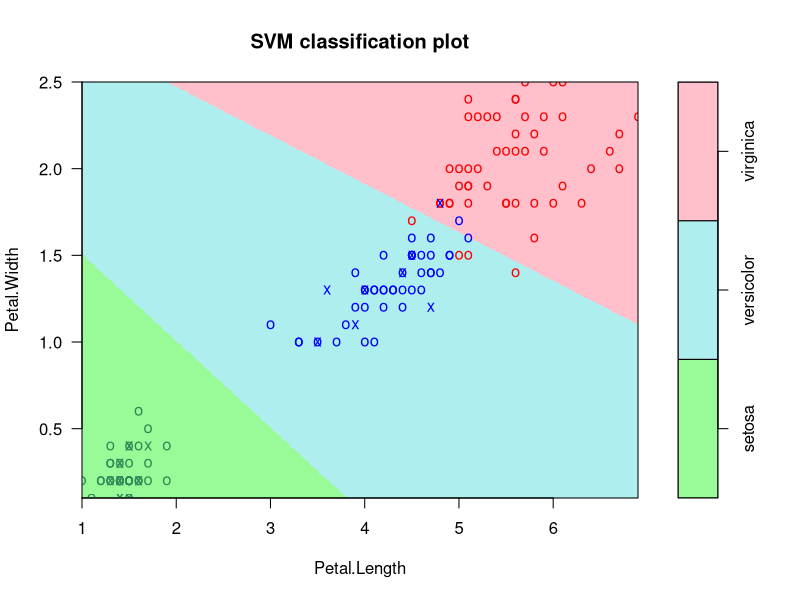

Source code (R):
library(e1071)
area.pallete = function (n = 3)
{
  cols = rainbow (n)
  cols[1:3] = c("PaleGreen", "PaleTurquoise", "Pink")
  return(cols)
}
symbols.pallete = c("SeaGreen", "Blue", "Red")
set.seed(0)
C = 1
kernel = "linear"
data = iris[c("Petal.Width", "Petal.Length", "Species")]
trainIdx = sample(nrow(data), nrow(data) / 2, replace = FALSE)
train = data[trainIdx,]
dataTest = data[-trainIdx,]
objects = data[trainIdx, c("Petal.Width", "Petal.Length")]
testObjects = data[-trainIdx, c("Petal.Width", "Petal.Length")]
linearModel = svm(Species ~ ., data = train, type = "C-classification", cost = C, kernel = kernel)
plot(linearModel, data, grid = 250, symbolPalette = symbols.pallete, color.palette = area.pallete)
predictionsTrain = predict(linearModel, objects)
print(table(train$"Species", predictionsTrain))
predictionsTest = predict(linearModel, testObjects)
cat("\n")
print(table(dataTest$"Species", predictionsTest))
cat("Support vector counts: ")
print(linearModel$nSV)

